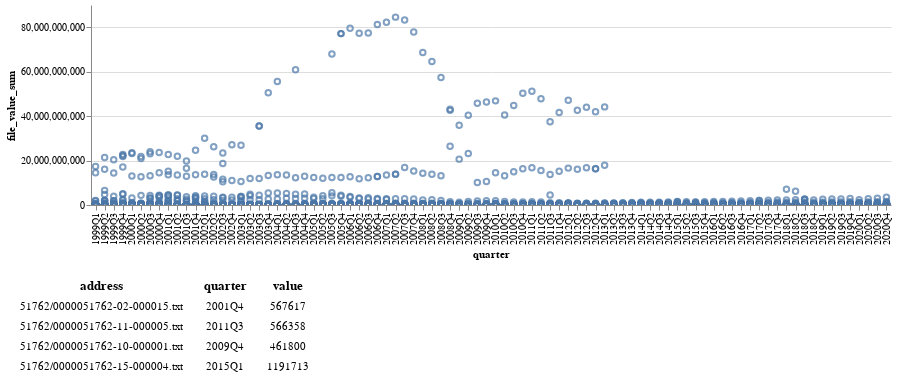

The cell this chart's notebook holds for it:
### Code cell
import altair as alt
from altair import datum
alt.data_transformers.disable_max_rows()

input_dropdown = alt.binding_select(options=selected_cik, name='cik')
selection = alt.selection_single(fields=['cik'], bind=input_dropdown)
brush = alt.selection(type='multi')

scatter = alt.Chart(big_df).mark_point().transform_calculate(value_billion="datum.value / 1000000000")\
    .encode(
    alt.X('quarter:O'),
    alt.Y('file_value_sum:Q'),
    
    # alt.Row('cik'),
    tooltip=['quarter:O','address:N', 
             alt.Tooltip('file_value_sum:Q', format="$.3s") ,
             alt.Tooltip('file_value_sum:Q', format="$~s"),
             alt.Tooltip('fdate:T')
            ]
    # alt.Tooltip(['quarter:O','accession_number:N', 'value:O']),
    
).add_selection(selection).transform_filter(selection).add_selection(brush).interactive().properties(width=800, height=200)

ranked_text = alt.Chart(big_df).mark_text().encode(
    y=alt.Y('row_number:O',axis=None)
).transform_window(
    row_number='row_number()'
).transform_filter(
    brush
).transform_window(
    rank='rank(row_number)'
).transform_filter(
    alt.datum.rank<5
)

# Data Tables
address = ranked_text.encode(text='address:N').properties(title='address')
quarter = ranked_text.encode(text='quarter:O').properties(title='quarter')
value = ranked_text.encode(text='file_value_sum:Q').properties(title='value')
text = alt.hconcat(address, quarter, value) # Combine data tables

alt.vconcat(
    scatter,
    text
).resolve_legend(
    color="independent"
).configure_view(
    strokeWidth=0
)

### Figure 1 — Vega-Lite specification as saved in the notebook (floating-point values rounded to 4 significant figures; data arrays with more than 128 entries replaced by an {"elided": "..."} marker saying what was removed)
{"config": {"view": {"continuousWidth": 400, "continuousHeight": 300, "strokeWidth": 0}}, "vconcat": [{"mark": "point", "encoding": {"tooltip": [{"field": "quarter", "type": "ordinal"}, {"field": "address", "type": "nominal"}, {"field": "file_value_sum", "format": "$.3s", "type": "quantitative"}, {"field": "file_value_sum", "format": "$~s", "type": "quantitative"}, {"field": "fdate", "type": "temporal"}], "x": {"field": "quarter", "type": "ordinal"}, "y": {"field": "file_value_sum", "type": "quantitative"}}, "height": 200, "selection": {"selector104": {"type": "single", "fields": ["cik"], "bind": {"input": "select", "options": {"elided": "676 int values"}, "name": "cik"}}, "selector105": {"type": "multi"}, "selector106": {"type": "interval", "bind": "scales", "encodings": ["x", "y"]}}, "transform": [{"calculate": "datum.value / 1000000000", "as": "value_billion"}, {"filter": {"selection": "selector104"}}], "width": 800}, {"hconcat": [{"mark": "text", "encoding": {"text": {"field": "address", "type": "nominal"}, "y": {"axis": null, "field": "row_number", "type": "ordinal"}}, "title": "address", "transform": [{"window": [{"op": "row_number", "field": "", "as": "row_number"}]}, {"filter": {"selection": "selector105"}}, {"window": [{"op": "rank", "field": "row_number", "as": "rank"}]}, {"filter": "(datum.rank < 5)"}]}, {"mark": "text", "encoding": {"text": {"field": "quarter", "type": "ordinal"}, "y": {"axis": null, "field": "row_number", "type": "ordinal"}}, "title": "quarter", "transform": [{"window": [{"op": "row_number", "field": "", "as": "row_number"}]}, {"filter": {"selection": "selector105"}}, {"window": [{"op": "rank", "field": "row_number", "as": "rank"}]}, {"filter": "(datum.rank < 5)"}]}, {"mark": "text", "encoding": {"text": {"field": "file_value_sum", "type": "quantitative"}, "y": {"axis": null, "field": "row_number", "type": "ordinal"}}, "title": "value", "transform": [{"window": [{"op": "row_number", "field": "", "as": "row_number"}]}, {"filter": {"selection": "selector105"}}, {"window": [{"op": "rank", "field": "row_number", "as": "rank"}]}, {"filter": "(datum.rank < 5)"}]}]}], "data": {"name": "data-353c80d5415c172a2c43a05e6d33c87c"}, "resolve": {"legend": {"color": "independent"}}, "$schema": "https://vega.github.io/schema/vega-lite/v4.17.0.json", "datasets": {"data-353c80d5415c172a2c43a05e6d33c87c": {"elided": "6275 records"}}}
